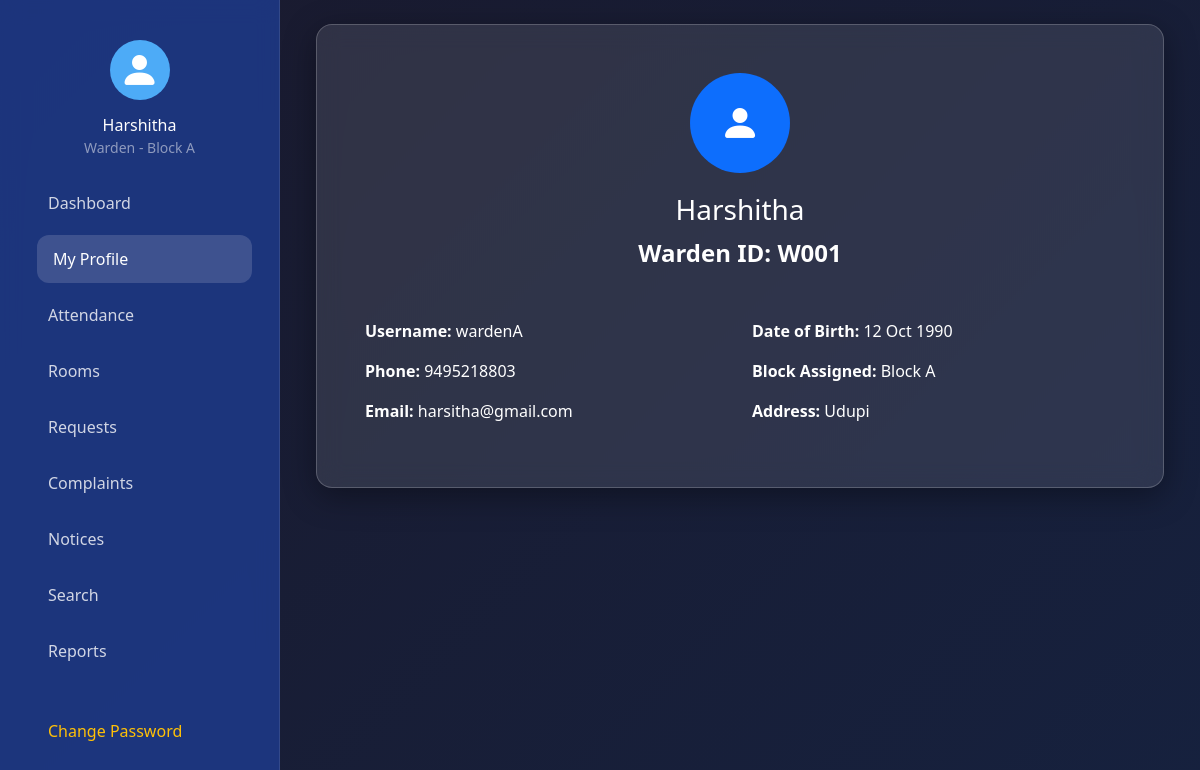
Page /dashboards/warden.php?section=profile (signed in) on the committed database.
### tables this page shows
CREATE TABLE `wardens` (
  `id` varchar(10) NOT NULL,
  `user_id` int(11) NOT NULL,
  `name` varchar(100) NOT NULL,
  `phone` varchar(15) DEFAULT NULL,
  `email` varchar(100) DEFAULT NULL,
  `dob` date DEFAULT NULL,
  `address` text DEFAULT NULL,
  `block` varchar(10) DEFAULT NULL
);

CREATE TABLE `users` (
  `id` int(11) NOT NULL,
  `username` varchar(50) NOT NULL,
  `password` varchar(255) NOT NULL,
  `role` enum('student','warden','office') NOT NULL,
  `first_login` tinyint(1) DEFAULT 1,
  `created_at` timestamp NOT NULL DEFAULT current_timestamp(),
  `security_question` varchar(255) DEFAULT 'What is your mother''s maiden name?',
  `security_answer` varchar(255) DEFAULT NULL
);

### dashboards/warden.php (the view, shortened to what this page needs)
<?php
include '../includes/db.php';
$stmt = $pdo->prepare("SELECT w.*, u.username FROM wardens w JOIN users u ON w.user_id = u.id WHERE w.user_id = ?");
$stmt->execute([$_SESSION['user_id']]);
$warden = $stmt->fetch();
$warden_block = $warden['block'];
$active_section = $_GET['section'] ?? 'dashboard';
function url_with_section($section = null, $extra = []) {
    $params = $extra;
    if ($section) $params['section'] = $section;
    elseif (isset($_GET['section'])) $params['section'] = $_GET['section'];
    return $params ? '?' . http_build_query($params) : '?';
}
?>
<!DOCTYPE html>
<html lang="en">
<head>
    <link href="https://cdn.jsdelivr.net/npm/bootstrap@5.3.3/dist/css/bootstrap.min.css" rel="stylesheet">
    <link href="https://cdn.jsdelivr.net/npm/bootstrap-icons@1.11.3/font/bootstrap-icons.min.css" rel="stylesheet">
    <link rel="stylesheet" href="../assets/css/style.css">
</head>
<body class="dashboard-bg">
<div class="sidebar">
    <div class="p-3 text-center">
        <div class="logo-circle mx-auto mb-3">
            <i class="bi bi-person-fill text-white fs-1"></i>
        </div>
        <h6 class="text-white mb-0"><?= htmlspecialchars($warden['name']) ?></h6>
        <small class="text-white-50">Warden - Block <?= $warden_block ?></small>
    </div>
    <div class="nav-container">
        <ul class="nav flex-column">
            <li class="nav-item"><a href="?" class="nav-link <?= $active_section=='dashboard'?'active':'' ?>">Dashboard</a></li>
            <li class="nav-item"><a href="<?= url_with_section('profile') ?>" class="nav-link <?= $active_section=='profile'?'active':'' ?>">My Profile</a></li>
            <li class="nav-item"><a href="<?= url_with_section('attendance') ?>" class="nav-link <?= $active_section=='attendance'?'active':'' ?>">Attendance</a></li>
            <li class="nav-item"><a href="<?= url_with_section('rooms') ?>" class="nav-link <?= $active_section=='rooms'?'active':'' ?>">Rooms</a></li>
            <li class="nav-item"><a href="<?= url_with_section('requests') ?>" class="nav-link <?= $active_section=='requests'?'active':'' ?>">Requests</a></li>
            <li class="nav-item"><a href="<?= url_with_section('complaints') ?>" class="nav-link <?= $active_section=='complaints'?'active':'' ?>">Complaints</a></li>
            <li class="nav-item"><a href="<?= url_with_section('notices') ?>" class="nav-link <?= $active_section=='notices'?'active':'' ?>">Notices</a></li>
            <li class="nav-item"><a href="<?= url_with_section('search') ?>" class="nav-link <?= $active_section=='search'?'active':'' ?>">Search</a></li>
            <li class="nav-item"><a href="<?= url_with_section('reports') ?>" class="nav-link <?= $active_section=='reports'?'active':'' ?>">Reports</a></li>
            <li class="nav-item mt-4">
                <a href="#" class="nav-link text-warning" data-bs-toggle="modal" data-bs-target="#changePasswordModal">Change Password</a>
            </li>
            <li class="nav-item"><a href="../logout.php" class="nav-link text-danger">Logout</a></li>
        </ul>
    </div>
</div>
<div class="main-content p-4">
    <div class="container-fluid">
        <div id="profile" class="content-section <?= $active_section=='profile'?'active':'' ?>" style="display: <?= $active_section=='profile'?'block':'none' ?>;">
            <div class="glass-card p-5 rounded-4">
                <div class="text-center mb-4">
                    <div class="icon-circle bg-primary mx-auto" style="width:100px;height:100px;">
                        <i class="bi bi-person-fill text-white fs-1"></i>
                    </div>
                    <h3 class="text-white mt-3"><?= htmlspecialchars($warden['name']) ?></h3>
                    <p class="text-white fw-bold fs-4">Warden ID: <?= htmlspecialchars($warden['id']) ?></p>
                </div>
                <div class="row g-4 text-white mt-4">
                    <div class="col-md-6">
                        <p><strong>Username:</strong> <?= htmlspecialchars($warden['username']) ?></p>
                        <p><strong>Phone:</strong> <?= htmlspecialchars($warden['phone'] ?? 'Not set') ?></p>
                        <p><strong>Email:</strong> <?= htmlspecialchars($warden['email'] ?? 'Not set') ?></p>
                    </div>
                    <div class="col-md-6">
                        <p><strong>Date of Birth:</strong> <?= $warden['dob'] ? date('d M Y', strtotime($warden['dob'])) : 'Not set' ?></p>
                        <p><strong>Block Assigned:</strong> Block <?= $warden_block ?></p>
                        <p><strong>Address:</strong> <?= nl2br(htmlspecialchars($warden['address'] ?? 'Not set')) ?></p>
                    </div>
                </div>
            </div>
        </div>
</body>
</html>

### assets/css/style.css (style rules this page uses)
.glass-card { background: rgba(255, 255, 255, 0.08); backdrop-filter: blur(14px); -webkit-backdrop-filter: blur(14px); border: 1px solid rgba(255, 255, 255, 0.15); border-radius: 20px; box-shadow: 0 8px 32px rgba(0, 0, 0, 0.37); }
.dashboard-bg { background: linear-gradient(135deg, #1a1a2e, #16213e); min-height: 100vh; color: white; }
.sidebar { position: fixed; top: 0; left: 0; width: 280px; height: 100vh; background: rgba(30, 58, 138, 0.8); backdrop-filter: blur(10px); padding: 1.5rem 1rem; border-right: 1px solid rgba(255,255,255,0.1); z-index: 1000; }
.logo-circle { width: 60px; height: 60px; background: #4dabf7; border-radius: 50%; display: flex; align-items: center; justify-content: center; }
.nav-link { color: rgba(255,255,255,0.8); padding: 0.75rem 1rem; border-radius: 12px; margin: 0.3rem 0; transition: all 0.3s; display: flex; align-items: center; }
.nav-link:hover, .nav-link.active { background: rgba(255,255,255,0.15); color: white; transform: translateX(5px); }
.main-content { margin-left: 280px; padding: 2rem; }
.welcome-card, .service-card, .glass-card { background: rgba(255, 255, 255, 0.1); backdrop-filter: blur(12px); border: 1px solid rgba(255, 255, 255, 0.2); border-radius: 18px; transition: transform 0.3s; }
.icon-circle { width: 60px; height: 60px; border-radius: 50%; display: flex; align-items: center; justify-content: center; }
.sidebar .nav-container { flex: 1; overflow-y: auto; padding: 0 1rem; -ms-overflow-style: none; scrollbar-width: none; }
.sidebar { position: fixed; top: 0; left: 0; width: 280px; height: 100vh; background: rgba(30, 58, 138, 0.85); backdrop-filter: blur(12px); border-right: 1px solid rgba(255,255,255,0.1); display: flex; flex-direction: column; z-index: 1000; }
.sidebar .nav-link { color: rgba(255,255,255,0.8); padding: 0.75rem 1rem; border-radius: 12px; margin: 0.25rem 0; transition: all 0.3s; display: flex; align-items: center; }
.sidebar .nav-link:hover, .sidebar .nav-link.active { background: rgba(255,255,255,0.15); color: white; transform: translateX(5px); }
.main-content { margin-left: 280px; min-height: 100vh; }
.content-section { display: none; }
.content-section.active { display: block; }

### dashboards/warden.php (style rules this page uses)
.icon-circle { width: 80px; height: 80px; border-radius: 50%; display: flex; align-items: center; justify-content: center; margin: 0 auto 20px; }

### rows in the picture
wardens: name "Harshitha", block "A", id "W001", user.username "wardenA", phone "9495218803", email "harsitha@gmail.com", dob "12 Oct 1990", address "Udupi"
